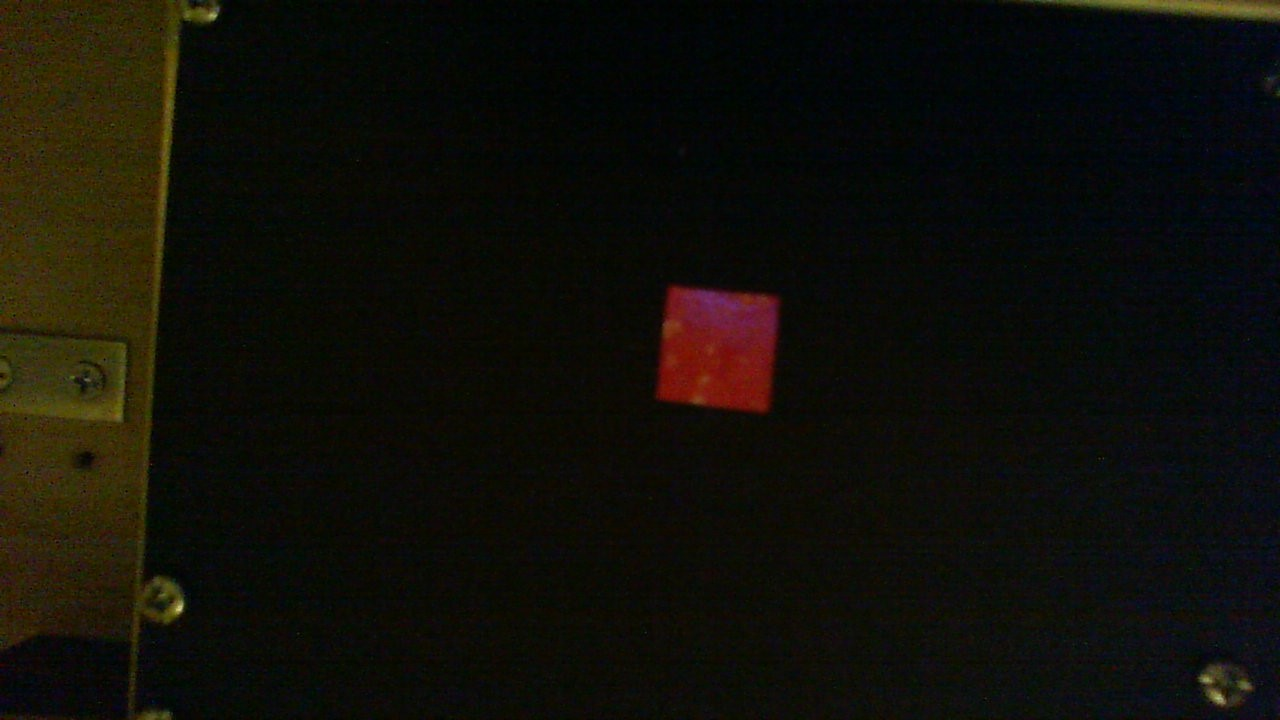
#> input picture testing_files/scale_test.jpg, 1280 x 720 px
$ python -i vision_classes.py   (imports and definitions only)
#> lines starting #> are read from the running program, lines starting #| are printed output that depends on the picture; after the words box and inside, x2 and y2 are one past the last pixel; in counts of white or black regions, pixels touching at a corner belong together
#> further down, picture is the input picture: shape (720, 1280, 3); mean B, G, R 8.5, 14.9, 16
import numpy as np
import cv2 as cv
import math

class Cookie_Vision:
    """
        Purpose: Calibrate, detect, and draw contours on cookie
        Instance Variables:
            self.file_name (str): The name of the file being used
            self.threshold_value (int): The threshold minimum for vision
            self.threshold_type (int): The type of thresholding taking place
                0: Binary
                1: Binary Inverted
                2: Threshold Truncated
                3: Threshold to Zero
                4: Threshold to Zero Inverted
                (see OpenCV documentation for more info)
            self.max_binary_value (int): The max threshold for vision (set to 255)
            self.image (img): Converts image file to something CV2 can operate on
            self.image_copy (img): Copy of self.image
            self.l_avg (int): Average length of red square (should be theoretically
                equivalent on each side). Used in other methods.
            self.box_platform (list of int): Locations of platform verticies
            self.contours (db list of x,y coord.): Coordinates of contours of cookie
        Methods:
            calibrate(self, frame_test, key, im_show = True)
                Takes webcam feed, records where the printable area verticies lay.
                Verticies are stored in self.box_platform
                - frame_test (img): Image to be calibrated
                - im_show (bool): Shows image in seperate window to verify the
                    calibration worked
            find_cookie(self, camera_feed, display_name)
                Find cookie on platform by using background subtraction. Please
                note that this method only works by making sure lighting and
                platform stays still when placing the cookie on the platform.
                Will operate by itself and operate within this function until
                prompted to exit.
                - camera_feed (obj): Uses current camera feed to use for learning
                - display_name (str): Name of the window the software will display
                to
            set_threshold(self, threshold_value, max_binary_value, threshold_type)
                Sets the threshold variables for use in the class. Displays a
                GUI to configure the webcam specs. If 's' is pressed, then the
                unthresholded image on the current screen is saved and is set to
                self.image. The threshold values are also saved. If 'q' is
                pressed, nothing is saved and nothing will change in the object.
            find_contours(self, print_contours)
                Finds the contour(s) and if print_contours is set to True, then
                the image will be displayed in a window along with the contours
                drawn out. Returns the list of contours found
            -------------------------------WIP----------------------------------
            gen_g_code_outline(self)
                Takes known contours and generates g_code to frost the outside
                of the cookie. Robot needs to be calibrated and cookie needs to
                be scanned before running this method. Will print "Error: Robot
                needs to be calibrated and cookie needs to be scanned" and return
                0 if self.box_platform or self.contours is empty


            check_bounds(self)
                Finds if cookie contours is within bounds of printable area.
                Looks at self.box_platform and self.contours to determine wether
                the cookie is within the printable area when the platform calibrated.
                Returns True if the cookie is within bounds and False if cookie is
                outside of the bounds. WIP as its not necessary for functionality,
                but it would be nice as a double check

    """
    def __init__(self, file_name = ""):
        # [6 lines of commented-out code are left out]
        self.l_avg = 0
        self.box_platform = []
        self.contours = []
        self.Xt_mm = []

    def calibrate(self, frame_test, im_show = True):
        # Convert image from BGR to HSV (easier to detect color ranges)
#> called with im_show = True
        hsv = cv.cvtColor(frame_test, cv.COLOR_BGR2HSV)
#> hsv: shape (720, 1280, 3); mean H, S, V 58, 155.2, 19.1

        # Define the upper and lower threshold of the filter (H-0-180)
        red_lower = np.array([0,150,50])
        red_upper = np.array([180,255,255])

        # Apply mask with the upper and lower bounds
        mask = cv.inRange(hsv, red_lower, red_upper)
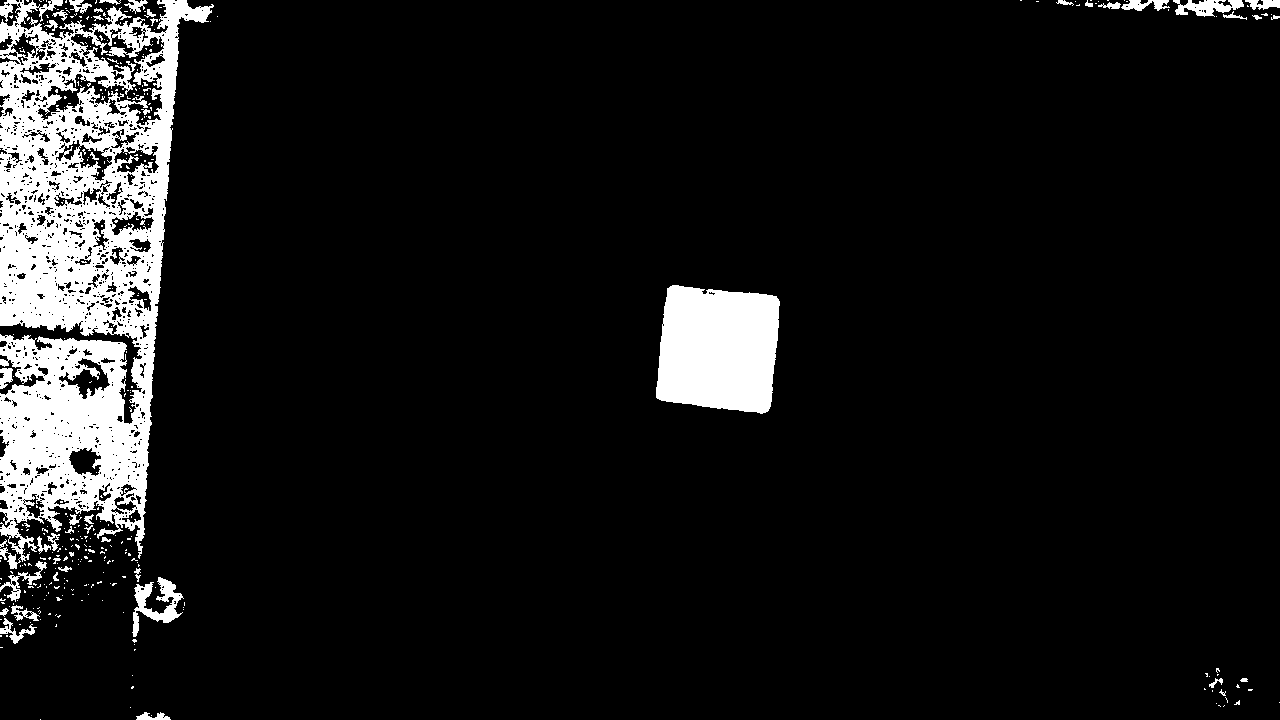
#> mask: shape (720, 1280); 8.9% white; 369 white regions (325 under 20 px), largest, box (x1, y1, x2, y2) and area: (0, 0, 214, 569) 62159, (656, 285, 780, 414) 13461, (132, 577, 184, 637) 1184

        # Remove noise by eroding and dilating image
        kernel = np.ones((25,25),np.uint8)
        opening = cv.morphologyEx(mask, cv.MORPH_OPEN, kernel)
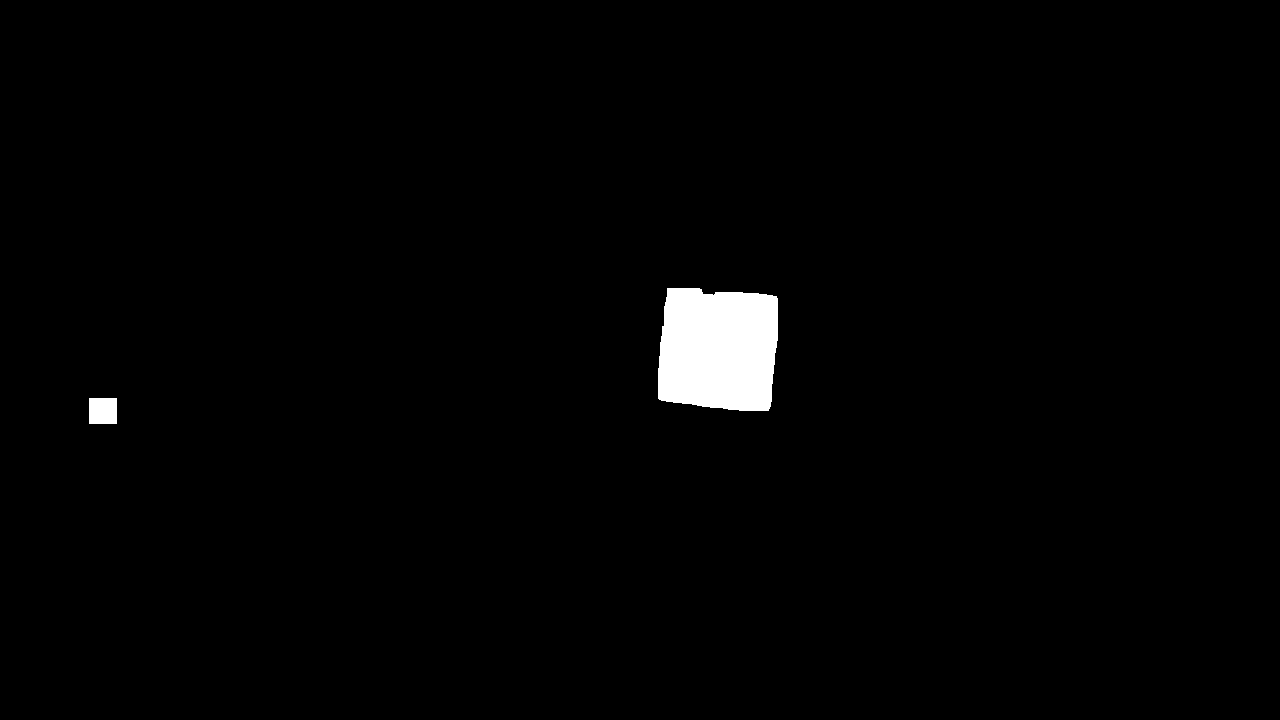
#> opening: shape (720, 1280); 1.5% white; 2 white regions

        # Find and draw contours on binary image
        contours, hirarchy = cv.findContours(opening, cv.RETR_TREE, cv.CHAIN_APPROX_SIMPLE)
#> contours = 2 contours; box (x1, y1, x2, y2) and area: (658, 288, 778, 411) 13013, (89, 398, 117, 424) 675; hirarchy = [[1, -1, -1, -1], [-1, 0, -1, -1]]
        # print(contours)
        # cv.drawContours(frame_test, contours, -1, (0,255,0), 3)
        # If there are contours, draw contours
        if contours != ():
            bounding_rect = cv.minAreaRect(contours[0])
#> bounding_rect = ((102.5, 410.5), (25, 27), -90)
            # print(bounding_rect)
            box = cv.boxPoints(bounding_rect)
#> box = [[116, 423], [89, 423], [89, 398], [116, 398]]
            print(box)
#| [[116. 423.]
#|  [ 89. 423.]
#|  [ 89. 398.]
#|  [116. 398.]]
            box = np.int0(box) # Convert box into integer values
            # print(box)
            cv.drawContours(frame_test, [box],0,(0,0,255),2)
#> frame_test: shape (720, 1280, 3); 0.03% of pixels changed, all inside (x1, y1, x2, y2) = (88, 397, 118, 425)

            # Take the calibration square and scale-up to printable area
            rsq_l = np.int0(bounding_rect[1]) # Red Square length
#> rsq_l = [25, 27]
            self.l_avg = int((rsq_l[0] + rsq_l[1])/2) # Average length of square
#> self.l_avg = 26
            l_platform = int(8.8 * self.l_avg)
#> l_platform = 228
            w_platform = int(7.3 * self.l_avg)
#> w_platform = 189
            # Draw this on the frame_test
            bounding_platform = (bounding_rect[0], (w_platform, l_platform), bounding_rect[2])
#> bounding_platform = ((102.5, 410.5), (189, 228), -90)
            box_platform = cv.boxPoints(bounding_platform)
#> box_platform = [[216.5, 505], [-11.5, 505], [-11.5, 316], [216.5, 316]]
            self.box_platform = np.int0(box_platform)
#> self.box_platform = [[216, 505], [-11, 505], [-11, 316], [216, 316]]

            cv.drawContours(frame_test, [self.box_platform],0,(0,255,0),2)


        # Display the resulting frame
        if im_show == True:
            cv.putText(frame_test, 'Correct? (y/n)', (10,450), cv.FONT_HERSHEY_SIMPLEX, 1,(255,255,255),2,cv.LINE_AA)
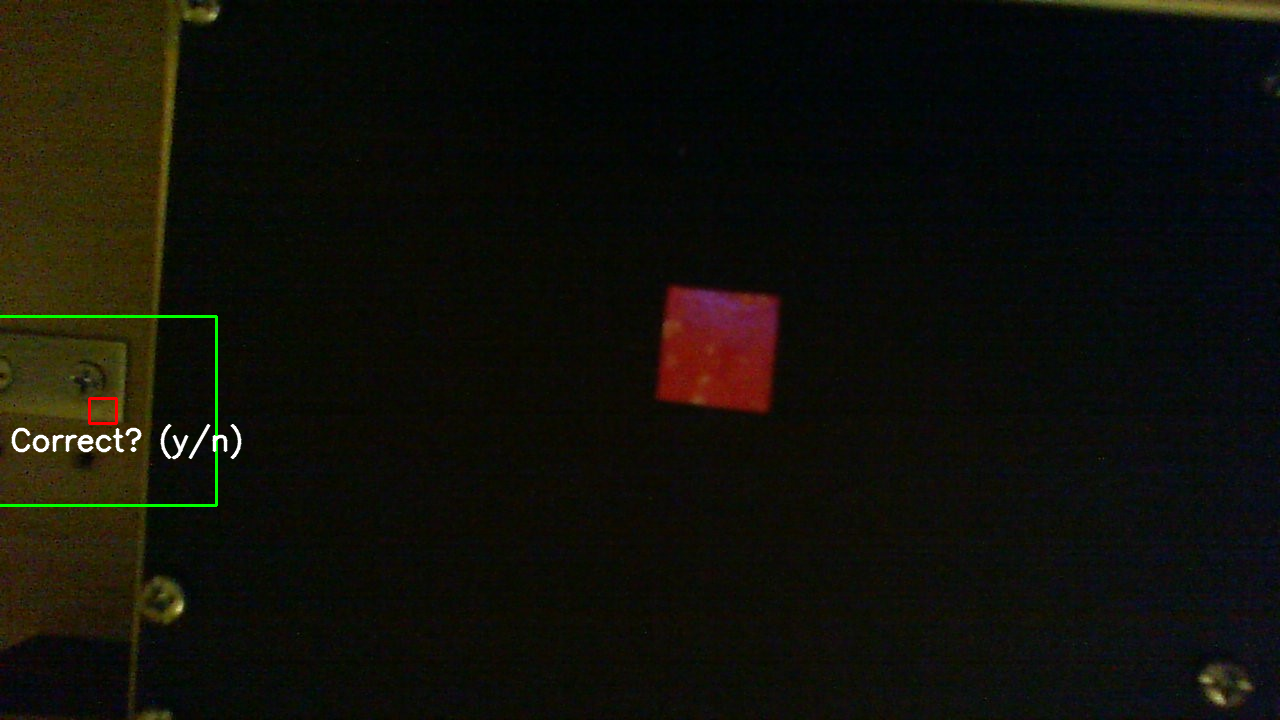
#> frame_test: shape (720, 1280, 3); mean B, G, R 8.9, 15.7, 16.4
            cv.imshow('Calibration', frame_test)


            # cv.imshow('mask',mask) # Mask display
            # cv.imshow('opening',opening) # Dialation display

    # [107 lines left out: functions find_cookie, gen_g_code_outline, not called in this run]

"""
    def check_bounds(self):
        cnt = self.contours
        ret = False

        # Find the extreme points on the cookie shape
        # Code adapted from https://docs.opencv.org/4.x/d1/d32/tutorial_py_contour_properties.html
        extreme_points[0] = tuple(cnt[cnt[:,:,0].argmin()][0]) # Leftmost
        extreme_points[1] = tuple(cnt[cnt[:,:,0].argmax()][0]) # Rightmost
        extreme_points[2] = tuple(cnt[cnt[:,:,1].argmin()][0]) # Topmost
        extreme_points[3] = tuple(cnt[cnt[:,:,1].argmax()][0]) # Bottommost
        # Find extreme points of rectangle
        extreme_points_box[0] = tuple(self.box_platform[self.box_platform[:,:,0].argmin()][0]) # Leftmost
        extreme_points_box[1] = tuple(self.box_platform[self.box_platform[:,:,0].argmax()][0]) # Rightmost
        extreme_points_box[2] = tuple(self.box_platform[self.box_platform[:,:,1].argmin()][0]) # Topmost
        extreme_points_box[3] = tuple(self.box_platform[self.box_platform[:,:,1].argmax()][0]) # Bottommost
        # Put all relevant points into different list
        extreme_x_y[0] = extreme_points[0][0]
        extreme_x_y[1] = extreme_points[1][0]
        extreme_x_y[2] = extreme_points[2][1]
        extreme_x_y[3] = extreme_points[3][1]
        # Repeat for rectangle
        extreme_x_y_box[0]

        # Find if the mins and maxes are within bounding rectangle
        # x dimenstions
        for i in self.box_platform:
            if
        # Find if the cookie is within min and max bounds
        # x-coordinates
"""

>>> import cv2
>>> picture = cv2.imread('../testing_files/scale_test.jpg')
>>> result = Cookie_Vision().calibrate(picture)
